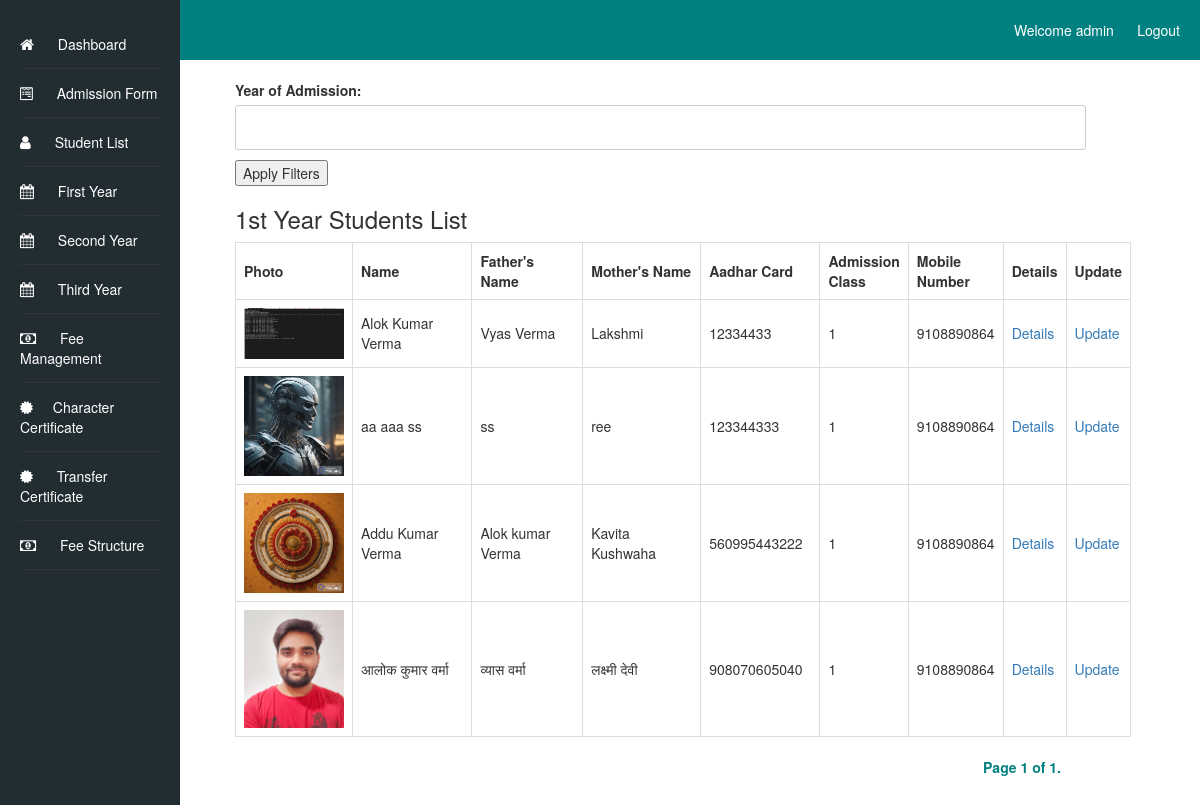
The page /student-list/first_year/ (signed in) on the database as committed earlier.
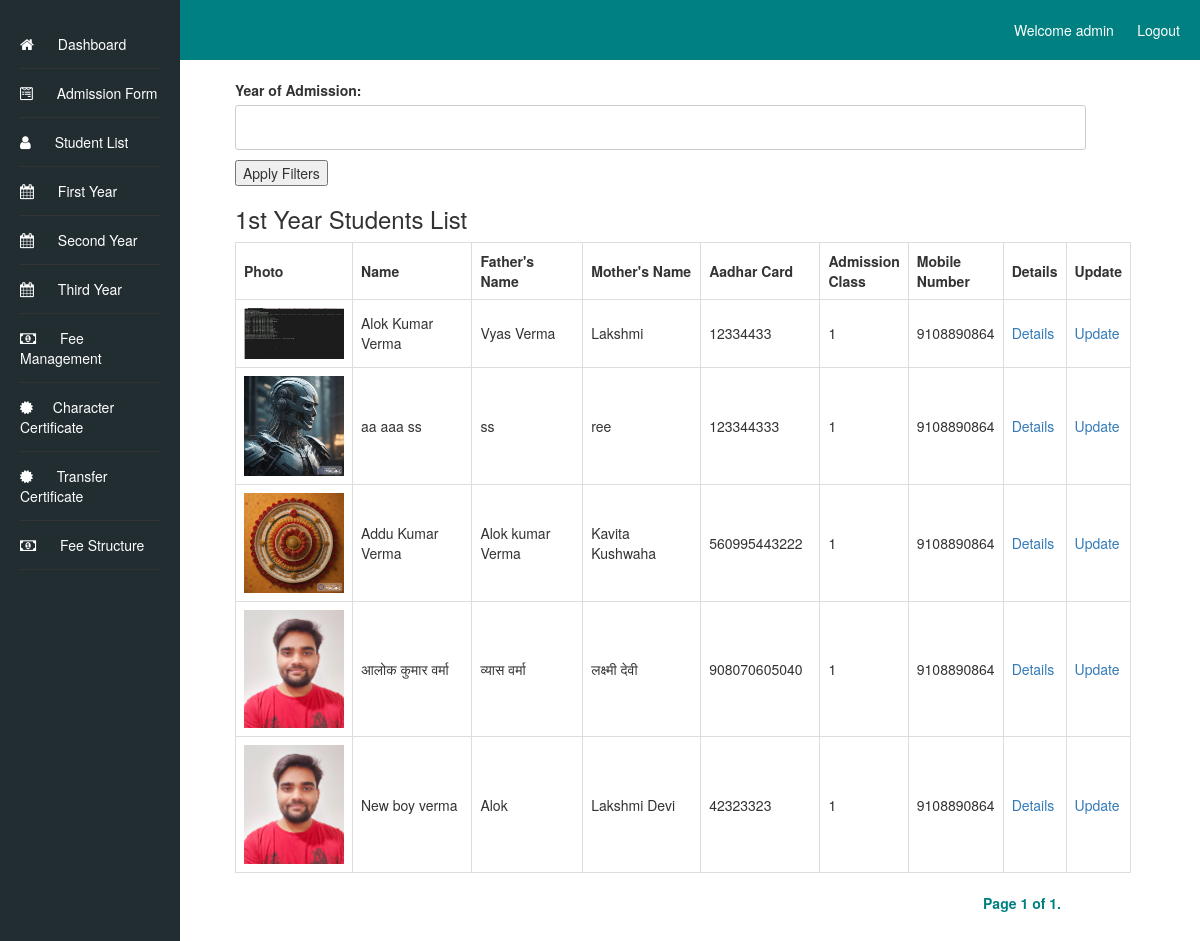
The same page on the database as committed later.
### admissionapp/models.py (models this page shows)
class AdmissionForm(models.Model):
    first_name = models.CharField(max_length=50)
    middle_name = models.CharField(max_length=50, blank=True,)
    last_name = models.CharField(max_length=50, blank=True,)
    father_name = models.CharField(max_length=100)
    mother_name = models.CharField(max_length=100)
    photo = models.ImageField(upload_to='admission_photos/')
    marks_10th = models.DecimalField(max_digits=5, decimal_places=2)
    marks_12th = models.DecimalField(max_digits=5, decimal_places=2)
    admission_batch = models.CharField(max_length=20)
    school_details_12th = models.TextField()
    school_details_10th = models.TextField()
    address = models.TextField()
    pass_out_year_12th = models.IntegerField()
    pass_out_year_10th = models.IntegerField()
    admission_date = models.DateField()
    caste = models.CharField(max_length=20)
    roll_number_12th = models.CharField(max_length=20)
    roll_number_10th = models.CharField(max_length=20)
    aadhar_number = models.CharField(max_length=12, unique=True)
    mobile_number = models.CharField(max_length=10)
    date_of_birth = models.DateField()
    subjects = models.CharField(max_length=1000)
    registration_number = models.CharField(max_length=20, blank=True)
    current_semester = models.CharField(max_length=20, blank=True)
    def __str__(self):
        return f"{self.first_name} {self.last_name}"

### student_list/views.py (the view)
# urls.py: path('first_year/', views.first_year, name='first_year'),
@login_required
def first_year(request):
    first_year_students = AdmissionForm.objects.filter(admission_batch='1')
    print(first_year_students)
    year_filter_form = AdmissionYearFilterForm(request.GET)
    if year_filter_form.is_valid():
        admission_year = year_filter_form.cleaned_data.get('admission_year')
        if admission_year:
            first_year_students = first_year_students.filter(admission_date__year=admission_year)
    page = request.GET.get('page')
    paginator = Paginator(first_year_students, 20)  # Display 10 students per page, you can adjust this number as needed
    first_year_students = paginator.get_page(page)
    context = {
        'first_year_students': first_year_students,
        'year_filter_form': year_filter_form,
    }
    return render(request, 'student_list/first_year.html', context)

### student_list/forms.py
class AdmissionYearFilterForm(forms.Form):
    admission_year = forms.IntegerField(label='Year of Admission', required=False)

### student_list/templates/student_list/first_year.html (shortened to what this page needs)
<!DOCTYPE html>
<html>
<head>
    <link rel="stylesheet" type="text/css" href="/static/styles.css">
    <link rel="stylesheet" href="https://cdnjs.cloudflare.com/ajax/libs/font-awesome/4.7.0/css/font-awesome.min.css">
    <link rel="stylesheet" href="/static/bootstrap.min.css">
</head>
<body>
    <header>
        Welcome {{ user.username }} &nbsp;&nbsp;&nbsp;&nbsp;&nbsp;
        <a href="{% url 'logout' %}?next=/loginapp/logout/">Logout</a>
    </header>
    <div class="container-fluid">
        <div class="sidebar">
            <ul class="dashboard_list">
                <li><a href="/dashboard"><i class="fa fa-home" aria-hidden="true"></i> Dashboard</a></li>
                <li><a href="{% url 'admission_form' %}"><i class="fa fa-wpforms" aria-hidden="true"></i> Admission Form</a></li>
                <li><a href="{% url 'student_list' %}"><i class="fa fa-user"></i> Student List</a></li>
                <li><a href="{% url 'first_year' %}"><i class="fa fa-calendar" aria-hidden="true"></i> First Year</a></li>
                <li><a href="{% url 'second_year' %}"><i class="fa fa-calendar" aria-hidden="true"></i> Second Year</a></li>
                <li><a href="{% url 'third_year' %}"><i class="fa fa-calendar" aria-hidden="true"></i> Third Year</a></li>
                <li><a href="{% url 'fee_detail' %}"><i class="fa fa-money" aria-hidden="true"></i> Fee Management</a></li>
                <li><a href="{% url 'student_list_details' %}"><i class="fa fa-certificate" aria-hidden="true"></i>Character Certificate</a></li>
                <li><a href="{% url 'student_list_details_transfer' %}"><i class="fa fa-certificate" aria-hidden="true"></i> Transfer Certificate</a></li>
                <li><a href="{% url 'fee_structure' %}"><i class="fa fa-money" aria-hidden="true"></i> Fee Structure</a></li>
            </ul>
        </div>
        <div class="content">
            <form method="get">
                {{ year_filter_form.as_p }}
                <button type="submit">Apply Filters</button>
            </form>
            <h3>1st Year Students List</h3>
            <table>
                <thead>
                    <tr>
                        <th class="photo-column">Photo</th>
                        <th class="name-column">Name</th>
                        <th class="father-name-column">Father's Name</th>
                        <th class="mother-name-column">Mother's Name</th>
                        <th class="aadhar-column">Aadhar Card</th>
                        <th class="admission-class-column">Admission Class</th>
                        <th class="mobile-number-column">Mobile Number</th>
                        <th>Details</th>
                        <th>Update</th>
                    </tr>
                </thead>
                <tbody>
                    {% for student in first_year_students %}
                        <tr>
                            <td class="photo-column"><img src="{{ student.photo.url }}" alt="{{ student.first_name }} {{ student.last_name }} Photo" width="100"></td>
                            <td class="name-column">{{ student.first_name }} {{ student.middle_name }} {{ student.last_name }}</td>
                            <td class="father-name-column">{{ student.father_name }}</td>
                            <td class="mother-name-column">{{ student.mother_name }}</td>
                            <td class="aadhar-column">{{ student.aadhar_number }}</td>
                            <td class="admission-class-column">{{ student.admission_batch}}</td>
                            <td class="mobile-number-column">{{ student.mobile_number }}</td>
                            <td><a href="{% url 'student_details' student.id %}">Details</a></td>
                            <td><a href="{% url 'update_student_first_year' student.id %}">Update</a></td>
                        </tr>
                    {% endfor %}
                </tbody>
            </table>
            <div class="pagination">
                <span class="step-links">
                    <span class="current-page">
                        Page {{ first_year_students.number }} of {{ first_year_students.paginator.num_pages }}.
                    </span>
                </span>
            </div>
        </div>
    </div>
</body>
</html>

### static/styles.css (style rules this page uses)
label { display: block; font-weight: bold; }
input[type="text"], input[type="date"], input[type="file"], input[type="number"], textarea, select { width: 95%; padding: 10px; border: 1px solid #ccc; border-radius: 3px; font-size: 16px; }
a { text-decoration: none; color: #007bff; }
a[href*="logout"] { float: right; }
.sidebar { width: 20%; background-color: #333; color: #fff; padding: 20px; position: fixed; top: 0; left: 0; height: 100%; }
ul { list-style-type: none; padding: 0; }
ul li a { margin-bottom: 10px; text-decoration: none; color: #fff; }
body { font-family: Arial, sans-serif; margin: 0; padding: 0; background-color: #f4f4f4; }
header { background-color: #008080; color: #fff; padding: 20px 10px; text-align: right; }
header a { color: #fff; text-decoration: none; margin-right: 10px; }
.sidebar { width: 15%; background-color: #222d32; color: #fff; padding: 20px; position: fixed; top: 0; left: 0; height: 100%; }
.content { width: 80%; padding: 20px; position: relative; left: 200px; }
ul.dashboard_list li { padding: 14px 0px; border-bottom: 1px solid #333; }
ul li a { margin-bottom: 10px; text-decoration: none; color: #fff; font-size: 14px; }
ul.dashboard_list li a i { font-size: 15px; padding-right: 20px; }
.pagination { text-align: right; margin-right: 70px !important; display: block !important; }
span.current-page { color: #008080; font-weight: bold; }

### student_list/templates/student_list/first_year.html (style rules this page uses)
table { border-collapse: collapse; width: 100%; }
th, td { border: 1px solid #ddd; padding: 8px; text-align: left; }
.photo-column { width: 10%; }
.name-column { width: 25%; }
.father-name-column { width: 20%; }
.mother-name-column { width: 20%; }
.aadhar-column { width: 15%; }

Rows that differ between the two databases and show on the page:
added AdmissionForm: photo (picture), first_name "New", middle_name "boy", last_name "verma", father_name "Alok", mother_name "Lakshmi Devi", aadhar_number "42323323", admission_batch "1", mobile_number "9108890864"
